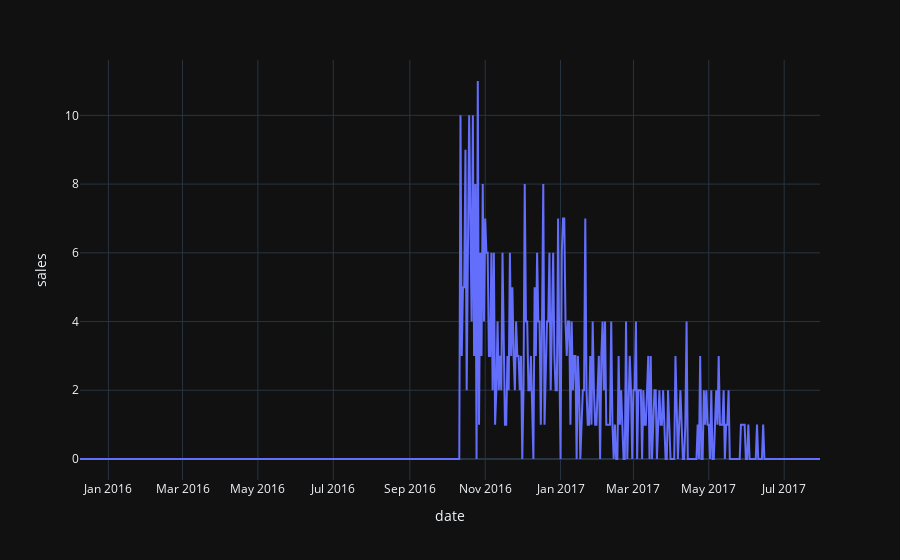

The code cell stored with this chart in its notebook:
### Code cell
# plot a random series with zero-tail
df = zero_tail_dataframes[random.sample(sorted(zero_tail_dataframes.keys()), 1)[0]]
px.line(data_frame=df, x="date", y="sales")

### Figure 1 — Plotly figure (JSON) as saved in the notebook; plotly's stock layout.template omitted (floating-point values rounded to 4 significant figures; data arrays with more than 128 entries replaced by an {"elided": "..."} marker saying what was removed)
{"data": [{"hovertemplate": "date=%{x}<br>sales=%{y}<extra></extra>", "legendgroup": "", "line": {"color": "#636efa", "dash": "solid"}, "marker": {"symbol": "circle"}, "mode": "lines", "name": "", "orientation": "v", "showlegend": false, "type": "scatter", "x": {"elided": "600 str values"}, "xaxis": "x", "y": {"elided": "600 int values"}, "yaxis": "y"}], "layout": {"legend": {"tracegroupgap": 0}, "margin": {"t": 60}, "xaxis": {"anchor": "y", "domain": [0, 1], "title": {"text": "date"}}, "yaxis": {"anchor": "x", "domain": [0, 1], "title": {"text": "sales"}}}}
